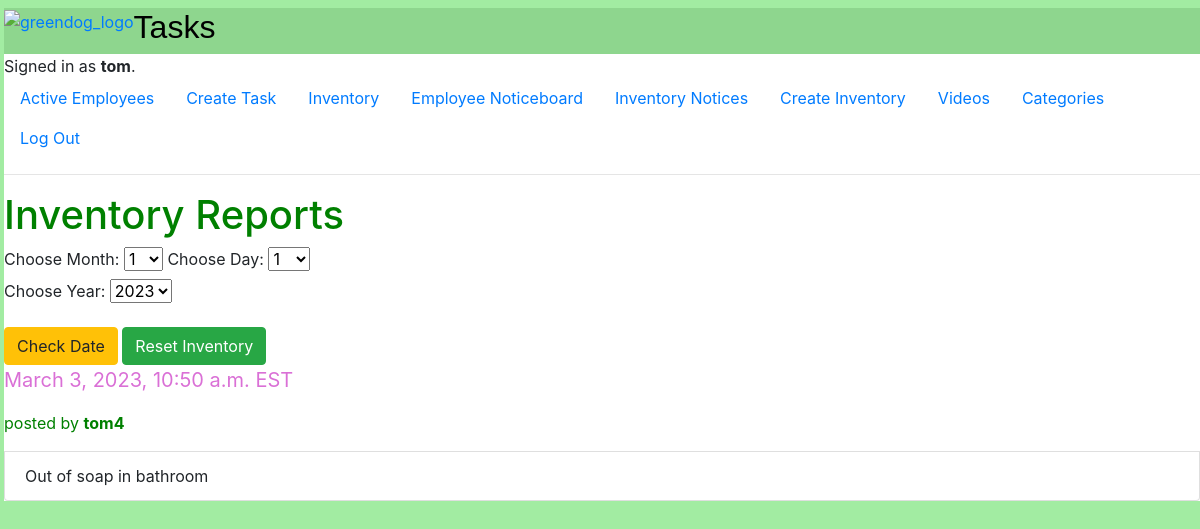
Screenshot of /todayInventoryComments (signed in) with the database file from the repository.
### auctions/models.py (models this page shows, shortened)
class User(AbstractUser):
    pass

class Comment(models.Model):
    author = models.ForeignKey(
        User, on_delete=models.CASCADE,  blank=True, null=True, related_name="userComment")
    listing = models.ForeignKey(
        Listing, on_delete=models.CASCADE,  blank=True, null=True, related_name="listingComment")
    message = models.CharField(max_length=200)
    datetime = models.DateTimeField(
        max_length=100, default=datetime.now().strftime("%Y-%m-%d %H:%M:%S"))

### auctions/views.py (the view)
# urls.py: path("todayInventoryComments", views.todayInventoryComments, name="todayInventoryComments"),
def todayInventoryComments(request):
        today = datetime.datetime.now()
        month = today.month
        day = today.day
        year = today.year
        today = datetime.datetime.now()
        currentYear = today.year
        comments = employeeComment.objects
        comments = Comment.objects.filter(datetime__month=month, datetime__day=day, datetime__year=year).order_by('datetime')
        return render(request, "auctions/sortedInventory.html", {
            "comments":comments,
            "rangeDays": range(1,32),
            "rangeHours": range(1,13),
            "rangeMinutes": range(0,31,30),
            "rangeMonths": range(1,12),
            "rangeYear": range(currentYear, currentYear - 3, -1)
        })

### auctions/templates/auctions/sortedInventory.html (shortened to what this page needs)
{% extends "auctions/layout.html" %}
    {% block body %}
<div>
    <h1 style="color:Green">Inventory Reports</h1>
    <form action="{% url 'sortedInventory' %}" method = "POST">
            <div class="form-group">
      <label for="month">Choose Month:</label>
      <select name="month" id="month">
            {% for i in rangeMonths %}
                <option value="{{i}}">{{i}}</option>
            {% endfor %}
      </select>
      <label for="startDay">Choose Day:</label>
      <select name="day" id="day">
            {% for i in rangeDays %}
                <option value="{{i}}">{{i}}</option>
            {% endfor %}
      </select>
    <div class="form-group">
      <label for="startYear">Choose Year:</label>
      <select name="year" id="year">
            {% for i in rangeYear %}
                <option value="{{i}}">{{i}}</option>
            {% endfor %}
    </select>
  </div>
            <button type="submit" class="btn btn-warning">Check Date</button>
            <button type="submit" class="btn btn-success"><a href="inventoryComments" style="color:white">Reset Inventory</a></button>
        </form>
    {% for comment in comments %}
    <p style="color:orchid; font-size:20px">{{comment.datetime}} EST </p>
    <p style="color:green">posted by <strong>{{comment.author}}</strong></p>
    <li class="list-group-item"> {{comment.message}}
    </li>
    {% endfor %}
</div>
{% endblock %}

### auctions/templates/auctions/layout.html (shortened to what this page needs)
{% load static %}
<!DOCTYPE html>
<html lang="en">
    <head>
        <link rel="stylesheet" href="https://stackpath.bootstrapcdn.com/bootstrap/4.4.1/css/bootstrap.min.css">
        <link href="{% static 'auctions/styles.css' %}" rel="stylesheet">
    </head>
    <body>
        <div id="nav-bar" class="d-flex flex-row" style="background-color: rgb(142, 214, 142)"">
               <a href="/"><img src="https://www.grrreendog.com/wp-content/uploads/2019/02/grrreendog-grooming-and-spa-daycamp-big.png" style="height:10vh;margin:0" alt="greendog_logo"> </a>
               <a href="/"><h2 style="color:black; font-family:'Comic Sans MS', Comic, sans-serif">Tasks</h2></a>
        </div>
        <div>
            {% if user.is_authenticated %}
                Signed in as <strong>{{ user.username }}</strong>.
            {% else %}
                Not signed in.
            {% endif %}
        </div>
        <ul class="nav">
            <li class="nav-item">
                <a class="nav-link" href="{% url 'employees' %}">Active Employees</a>
            </li>
            <li class="nav-item">
                <a class="nav-link" href="{% url 'createTask' %}">Create Task</a>
            </li>
            <li class="nav-item">
                <a class="nav-link" href="{% url 'active' %}">Inventory</a>
            </li>
            <li class="nav-item">
                <a class="nav-link" href="{% url 'employeeComments' %}">Employee Noticeboard</a>
            </li>
            <li class="nav-item">
                <a class="nav-link" href="{% url 'inventoryComments' %}">Inventory Notices</a>
            </li>
            <li class="nav-item">
                <a class="nav-link" href="{% url 'create' %}">Create Inventory</a>
            </li>
            <li class="nav-item">
                <a class="nav-link" href="{% url 'videos' %}">Videos</a>
            </li>
            <li class="nav-item">
                <a class="nav-link" href="{% url 'categories' %}">Categories</a>
            </li>
            {% if user.is_authenticated %}
                <li class="nav-item">
                    <a class="nav-link" href="{% url 'logout' %}">Log Out</a>
                </li>
            {% endif %}
        </ul>
        <hr>
        {% block body %}
        {% endblock %}
    </body>
</html>

### auctions/static/auctions/styles.css (style rules this page uses)
html { margin: 1vh; }
#nav-bar { margin:0; }

### auctions/templates/auctions/layout.html (style rules this page uses)
html { background-color: rgb(162, 236, 162); margin-left:0.5vh; margin-right:0vh; }

### rows the page displays
User: username "tom"
Comment: datetime "March 3, 2023, 10:50 a.m.", author "tom4", message "Out of soap in bathroom"

### other values shown
form field month "1"
form field day "1"
form field year "2023"
